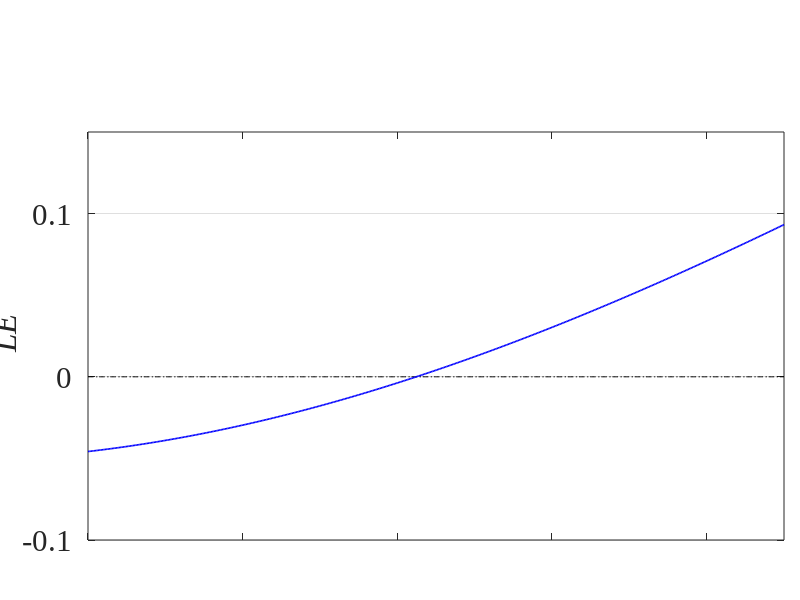

Write MATLAB code to recreate this figure.
clc;clear;
b = 0.95*i;

T = linspace(0.1,0.55,500);
N = length(T);
L = [];
LE = [];

for j = 1:N
    XX(:,j) = log(T(j)+b);
    disp(j);
end
LE = real(XX);
plot(T,zeros(1,N),'k-.');hold on

plot(T,LE,'MarkerSize',3,'color',[0 0 1],'MarkerSize',1.2,'linewidth',1.2);



set(gcf,'Position',[100,100,900,155]);
set(gca,'position',[0.11 0.1 0.87 0.68],'FontName','Times New Roman','FontSize',22,'XTick',0.1:0.1:0.55,'YTick',-0.1:0.1:0.15);


ylabel('\it LE','FontSize',24,'FontName','Times new roman');
set(gca,'XTickLabel','')
set(gca,'Ygrid','on') 
set(gca,'YTicklabel',{'-0.1','0','0.1'},'FontSize',22);


axis([0.1 0.55 -0.1 0.15]);